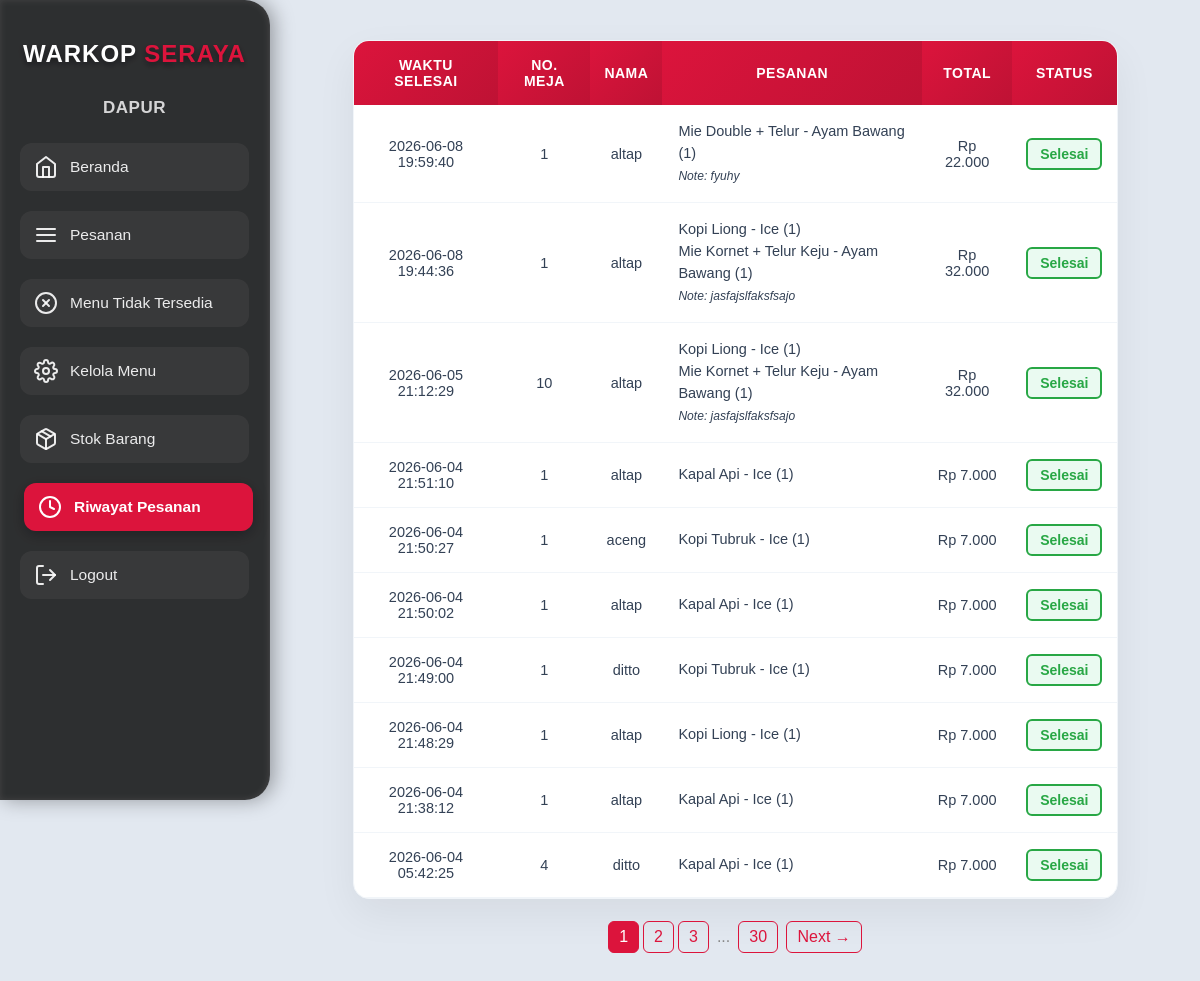
/admin_dapur/riwayat_pesanan.php (signed in), run on the app's committed database.
### tables this page shows
CREATE TABLE `transaksi` (
  `id_transaksi` int NOT NULL,
  `id_admin` int DEFAULT NULL,
  `nama_pemesan` varchar(100) NOT NULL,
  `nomor_meja` varchar(25) NOT NULL,
  `status_pesanan` enum('draft','pending','diproses','selesai','dibayar') NOT NULL,
  `waktu_pemesanan` timestamp NOT NULL DEFAULT CURRENT_TIMESTAMP,
  `total` decimal(10,2) NOT NULL
);

### admin_dapur/riwayat_pesanan.php (the view, shortened to what this page needs)
<?php
include "../koneksi.php";
$limit = 10;
$page = isset($_GET['page']) ? (int)$_GET['page'] : 1;
$start = ($page - 1) * $limit;
$countSql = "
  SELECT COUNT(DISTINCT t.id_transaksi) as total
  FROM transaksi t
  WHERE LOWER(TRIM(t.status_pesanan)) = 'selesai'
";
$countRes = mysqli_query($conn, $countSql);
$totalRow = mysqli_fetch_assoc($countRes)['total'];
$totalPages = ceil($totalRow / $limit);
function renderRiwayatTable($conn, $start, $limit) {
  $sql = "
    SELECT
      t.id_transaksi,
      t.nomor_meja,
      t.nama_pemesan,
      t.status_pesanan,
      t.waktu_pemesanan,
      t.total,
      GROUP_CONCAT(
        CONCAT(
          p.nama_produk,
          IF(vp.nama_varian IS NOT NULL AND vp.nama_varian != '',
            CONCAT(' - ', vp.nama_varian),
            ''
          ),
          ' (', d.quantity, ')',
          IF(d.catatan IS NOT NULL AND d.catatan <> '',
            CONCAT('<br><small><i>Note: ', d.catatan, '</i></small>'),
            ''
          )
        ) ORDER BY d.id_detail ASC SEPARATOR '<br>'
      ) AS pesanan
    FROM transaksi t
    JOIN detail_transaksi d ON t.id_transaksi = d.id_transaksi
    JOIN produk p ON d.id_produk = p.id_produk
    LEFT JOIN varian_produk vp ON d.id_varian = vp.id_varian
    WHERE LOWER(TRIM(t.status_pesanan)) = 'selesai'
    GROUP BY t.id_transaksi
    ORDER BY t.waktu_pemesanan DESC
    LIMIT $start, $limit
  ";
  $result = mysqli_query($conn, $sql);
  if ($result && mysqli_num_rows($result) > 0) {
    while ($row = mysqli_fetch_assoc($result)) {
      echo "<tr>";
      echo "<td>".htmlspecialchars($row['waktu_pemesanan'])."</td>";
      echo "<td>".htmlspecialchars($row['nomor_meja'])."</td>";
      echo "<td>".htmlspecialchars($row['nama_pemesan'])."</td>";
      echo "<td>".$row['pesanan']."</td>";
      echo "<td>Rp ".number_format($row['total'], 0, ',', '.')."</td>";
      echo "<td><span class='status-box selesai'>Selesai</span></td>";
      echo "</tr>";
    }
  } else {
    echo "<tr><td colspan='6' class='no-order'>Tidak ada riwayat pesanan</td></tr>";
  }
}
?>
<!DOCTYPE html>
<html lang="id">
  <head>
    <link rel="stylesheet" href="../css/dapur.css" />
    <link rel="stylesheet" href="../css/logout.css" />
  </head>
  <body class="page-riwayatpesanan">
    <div class="sidebar">
      <h1>WARKOP<span> SERAYA</span></h1>
      <h2>DAPUR</h2>
      <ul>
        <li><a href="dashboard.php"><i data-feather="home"></i> Beranda</a></li>
        <li><a href="pesanan.php"><i data-feather="menu"></i> Pesanan</a></li>
        <li><a href="menu_kosong.php"><i data-feather="x-circle"></i> Menu Tidak Tersedia</a></li>
        <li><a href="kelola_menu.php"><i data-feather="settings"></i> Kelola Menu</a></li>
        <li><a href="inventory.php"><i data-feather="package"></i> Stok Barang</a></li>
        <li><a href="riwayat_pesanan.php" class="active"><i data-feather="clock"></i> Riwayat Pesanan</a></li>
        <li><a href="#" id="logoutBtn"><i data-feather="log-out"></i> Logout</a></li>
      </ul>
    </div>
    <div class="main">
      <div class="content">
        <table class="pesanan-table">
          <thead>
            <tr>
              <th>Waktu Selesai</th>
              <th>No. Meja</th>
              <th>Nama</th>
              <th>Pesanan</th>
              <th>Total</th>
              <th>Status</th>
            </tr>
          </thead>
          <tbody id="riwayat-table-body">
            <?php renderRiwayatTable($conn, $start, $limit); ?>
          </tbody>
        </table>
        <div class="pagination">
        <?php
          $range = 2;
          $startPage = max(1, $page - $range);
          $endPage = min($totalPages, $page + $range);
          for ($i = $startPage; $i <= $endPage; $i++) {
              echo '<a href="?page='.$i.'" class="'.($i == $page ? 'active' : '').'">'.$i.'</a>';
          }
          if ($endPage < $totalPages) {
              if ($endPage < $totalPages - 1) echo '<span class="dots">...</span>';
              echo '<a href="?page='.$totalPages.'">'.$totalPages.'</a>';
          }
        ?>
        <?php if ($page < $totalPages): ?>
          <a href="?page=<?= $page + 1 ?>">Next →</a>
        <?php endif; ?>
      </div>
      </div>
    </div>
  </body>
</html>

### css/dapur.css (style rules this page uses)
:root { --primary: #dc143c; --bg: #e2e8f0; --color: rgba(1, 1, 1, 0.8); --hv: rgb(165, 11, 11); }
* { margin: 0; padding: 0; box-sizing: border-box; font-family: Arial, sans-serif; }
body { display: flex; min-height: 100vh; background-size: cover; background-color: var(--bg); }
body::before { content: none; }
.sidebar { width: 270px; background: var(--color); color: #fff; display: flex; flex-direction: column; padding: 40px 20px 30px; position: sticky; top: 0; height: 100vh; overflow-y: auto; border-radius: 0 25px 25px 0; box-shadow: 4px 0 20px rgba(0, 0, 0, 0.35), inset 0 0 6px rgba(255, 255, 255, 0.1); border-right: 1px solid rgba(255, 255, 255, 0.08); animation: slideIn 0.5s ease; transition: all 0.3s ease; }
.sidebar h1 { text-align: center; margin-bottom: 30px; font-size: 24px; font-weight: 700; letter-spacing: 1px; text-transform: uppercase; color: #fff; text-shadow: 0 3px 6px rgba(0, 0, 0, 0.5); }
.sidebar h1 span { color: var(--primary); }
.sidebar h2 { text-align: center; margin-bottom: 25px; font-size: 17px; color: rgba(255, 255, 255, 0.8); font-weight: 600; letter-spacing: 0.5px; }
.sidebar ul { list-style: none; margin: 0; padding: 0; }
.sidebar ul li { margin-bottom: 20px; }
.sidebar ul li a { display: flex; align-items: center; gap: 12px; text-decoration: none; color: rgba(255, 255, 255, 0.9); font-size: 15.5px; font-weight: 500; padding: 12px 14px; border-radius: 12px; transition: all 0.25s ease; background: rgba(255, 255, 255, 0.05); }
.sidebar ul li a.active { background: var(--primary); color: #fff; font-weight: 600; box-shadow: 0 4px 15px rgba(0, 0, 0, 0.3); transform: translateX(4px); }
.main { flex: 1; background: #e2e8f0; display: flex; justify-content: center; align-items: center; flex-direction: column; }
.page-pesanan .pesanan-table, .page-riwayatpesanan .pesanan-table { width: 90%; max-width: 1000px; margin: 0 auto; border-collapse: separate; border-spacing: 0; box-shadow: 0 15px 40px rgba(0, 0, 0, 0.06); background: #ffffff; border-radius: 16px; overflow: hidden; animation: fadeIn 0.7s ease-in-out; transition: transform 0.3s ease, box-shadow 0.3s ease; border: 1px solid #f1f5f9; }
.pesanan-table th { background: linear-gradient(135deg, var(--primary), #be1234); color: #ffffff; padding: 16px 14px; font-size: 14px; font-weight: 700; letter-spacing: 0.5px; text-transform: uppercase; border: none; }
.pesanan-table tbody tr { transition: background-color 0.2s ease; }
.pesanan-table td { padding: 16px 14px; text-align: center; font-size: 14.5px; color: #334155; border: none; border-bottom: 1px solid #f1f5f9; vertical-align: middle; }
.page-pesanan .pesanan-table td:nth-child(3), .page-riwayatpesanan .pesanan-table td:nth-child(4) { text-align: left; vertical-align: middle; padding-left: 12px; }
.page-riwayatpesanan .main { display: block; padding: 40px; min-height: 100vh; box-sizing: border-box; width: 100%; }
.status-box { display: inline-block; padding: 6px 12px; border-radius: 6px; font-size: 14px; font-weight: bold; border: 2px solid transparent; }
.status-box.selesai { color: #28a745; border-color: #28a745; background: #eafaf1; }
.pagination { text-align: center; margin-top: 20px; }
.pagination a, .pagination .dots { display: inline-block; padding: 6px 10px; margin: 2px; border: 1px solid #dc143c; border-radius: 6px; color: #dc143c; text-decoration: none; font-weight: 500; }
.pagination a.active { background: #dc143c; color: #fff; pointer-events: none; }
.pagination .dots { border: none; color: #94a3b8; box-shadow: none; pointer-events: none; }
.pagination .dots { border: none; color: #888; padding: 6px 4px; }
.page-pesanan .pesanan-table td:nth-child(4), .page-riwayatpesanan .pesanan-table td:nth-child(4) { text-align: left; padding-left: 16px; line-height: 1.5; }

### data on the page
transaksi: waktu_pemesanan "2026-06-08 19:59:40", nomor_meja "1", nama_pemesan "altap", pesanan "Mie Double + Telur - Ayam Bawang (1) Note: fyuhy", total "22.000"
transaksi: waktu_pemesanan "2026-06-08 19:44:36", nomor_meja "1", nama_pemesan "altap", pesanan "Kopi Liong - Ice (1) Mie Kornet + Telur Keju - Ayam Bawang (1) Note: jasfajslfaksfsajo", total "32.000"
transaksi: waktu_pemesanan "2026-06-05 21:12:29", nomor_meja "10", nama_pemesan "altap", pesanan "Kopi Liong - Ice (1) Mie Kornet + Telur Keju - Ayam Bawang (1) Note: jasfajslfaksfsajo", total "32.000"
transaksi: waktu_pemesanan "2026-06-04 21:51:10", nomor_meja "1", nama_pemesan "altap", pesanan "Kapal Api - Ice (1)", total "7.000"
transaksi: waktu_pemesanan "2026-06-04 21:50:27", nomor_meja "1", nama_pemesan "aceng", pesanan "Kopi Tubruk - Ice (1)", total "7.000"
transaksi: waktu_pemesanan "2026-06-04 21:50:02", nomor_meja "1", nama_pemesan "altap", pesanan "Kapal Api - Ice (1)", total "7.000"
transaksi: waktu_pemesanan "2026-06-04 21:49:00", nomor_meja "1", nama_pemesan "ditto", pesanan "Kopi Tubruk - Ice (1)", total "7.000"
transaksi: waktu_pemesanan "2026-06-04 21:48:29", nomor_meja "1", nama_pemesan "altap", pesanan "Kopi Liong - Ice (1)", total "7.000"
transaksi: waktu_pemesanan "2026-06-04 21:38:12", nomor_meja "1", nama_pemesan "altap", pesanan "Kapal Api - Ice (1)", total "7.000"
transaksi: waktu_pemesanan "2026-06-04 05:42:25", nomor_meja "4", nama_pemesan "ditto", pesanan "Kapal Api - Ice (1)", total "7.000"

### other printed values
$totalPages "30"
